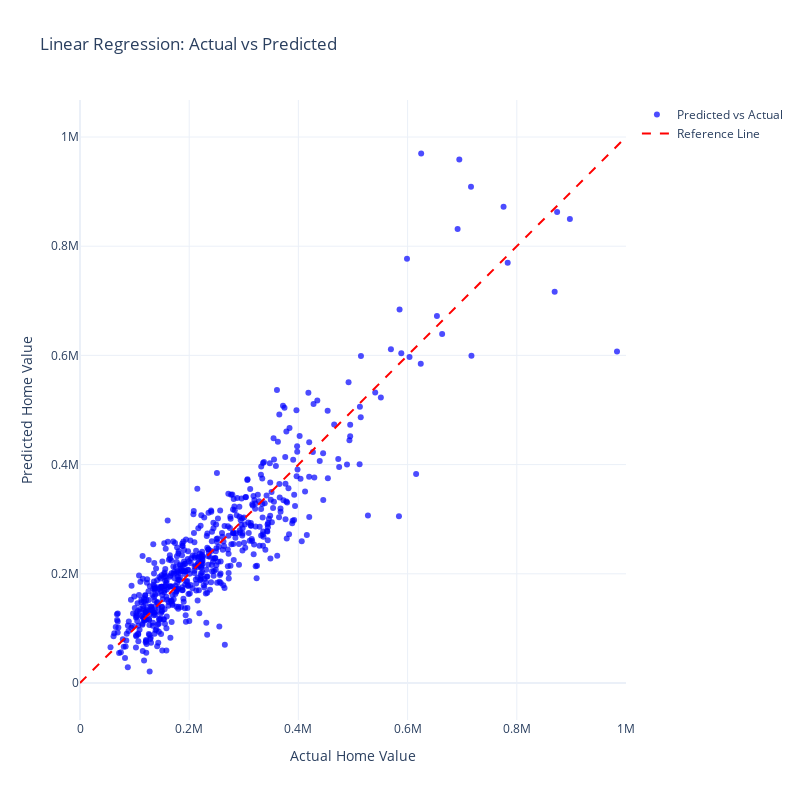

Source (notebook cell):
### Code cell
xy_lim=(0,1000000)
plot_actual_vs_predicted(
    evaluation_df,
    xlim=xy_lim,
    ylim=xy_lim,
    title="Linear Regression: Actual vs Predicted",
    x_label="Actual Home Value",
    y_label="Predicted Home Value",
)

### Figure 1 — Plotly figure (JSON) as saved in the notebook; plotly's stock layout.template omitted (floating-point values rounded to 4 significant figures; data arrays with more than 128 entries replaced by an {"elided": "..."} marker saying what was removed)
{"data": [{"marker": {"color": "blue", "opacity": 0.7, "size": 6}, "mode": "markers", "name": "Predicted vs Actual", "type": "scatter", "x": {"elided": "607 float values"}, "y": {"elided": "607 float values"}}, {"line": {"color": "red", "dash": "dash"}, "mode": "lines", "name": "Reference Line", "type": "scatter", "x": [0, 1000000], "y": [0, 1000000]}], "layout": {"height": 800, "showlegend": true, "title": {"text": "Linear Regression: Actual vs Predicted"}, "width": 800, "xaxis": {"range": [0, 1000000], "scaleanchor": "y", "title": {"text": "Actual Home Value"}}, "yaxis": {"range": [0, 1000000], "title": {"text": "Predicted Home Value"}}}}
